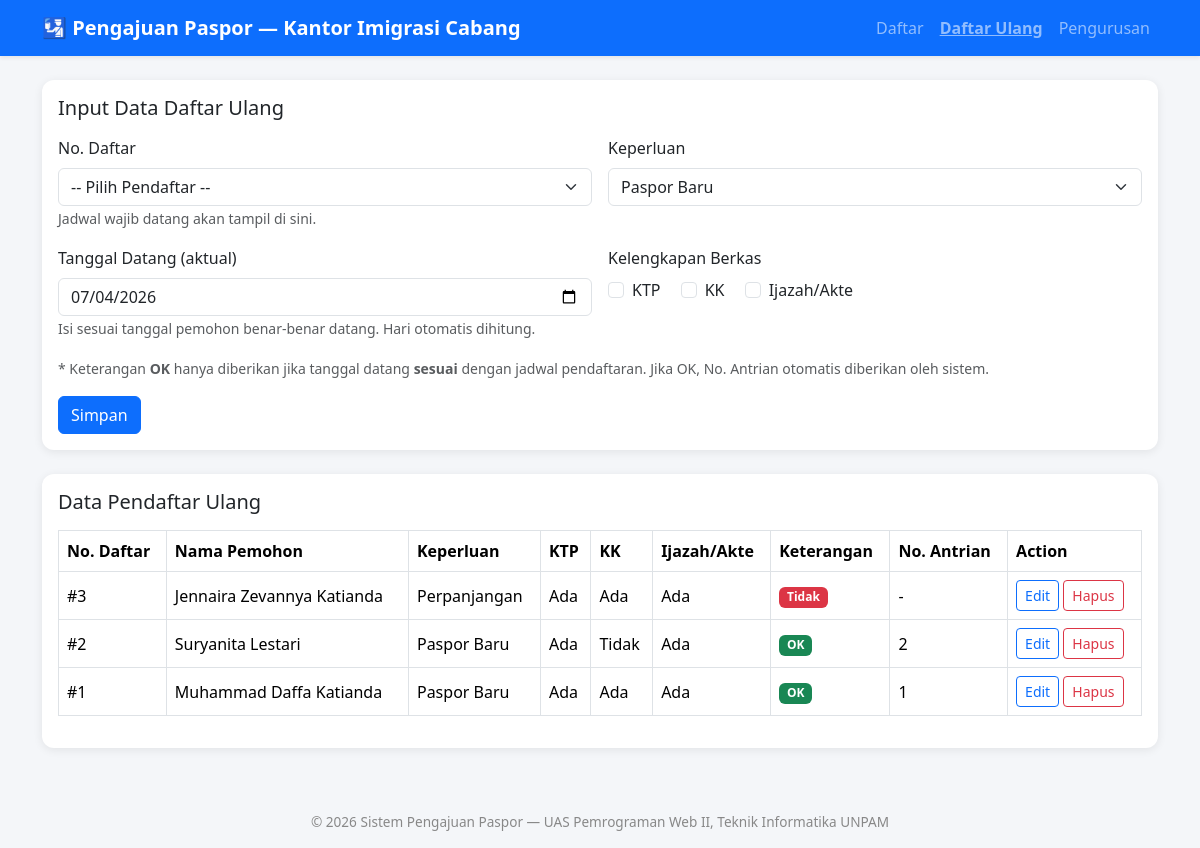
/daftar_ulang.php, run on the app's committed database.
### tables this page shows
CREATE TABLE daftar_ulang (
  no_daftar_ulang   INT AUTO_INCREMENT PRIMARY KEY,
  no_daftar         INT NOT NULL,
  nama_pemohon      VARCHAR(100) NOT NULL,
  hari_daftar_ulang VARCHAR(20) NOT NULL,
  tgl_daftar_ulang  DATE NOT NULL,
  hari_datang       VARCHAR(20) NOT NULL,
  tgl_datang        DATE NOT NULL,
  ktp               ENUM('Ada','Tidak') NOT NULL,
  kk                ENUM('Ada','Tidak') NOT NULL,
  ijazah_akte       ENUM('Ada','Tidak') NOT NULL,
  keperluan         VARCHAR(50) NOT NULL,
  keterangan        ENUM('OK','Tidak') NOT NULL,    
  no_antrian        INT DEFAULT NULL,                
  FOREIGN KEY (no_daftar) REFERENCES pendaftar(no_daftar) ON DELETE CASCADE
);

### daftar_ulang.php (the view, shortened to what this page needs)
<?php
require 'config.php';
$edit_data = null;
$data = mysqli_query($koneksi, "SELECT * FROM daftar_ulang ORDER BY no_daftar_ulang DESC");
include 'includes/header.php';
?>
<div class="card mb-4">
  <div class="card-body">
    <h5 class="card-title mb-3"><?= $edit_data ? 'Ubah Data Daftar Ulang' : 'Input Data Daftar Ulang' ?></h5>
    <form method="POST" class="row g-3">
      <div class="col-md-6">
        <label class="form-label">No. Daftar</label>
        <select name="no_daftar" id="selectPendaftar" class="form-select" required onchange="tampilkanJadwal()">
          <option value="">-- Pilih Pendaftar --</option>
        </select>
        <small class="text-muted" id="infoJadwal">Jadwal wajib datang akan tampil di sini.</small>
      </div>
      <div class="col-md-6">
        <label class="form-label">Keperluan</label>
        <select name="keperluan" class="form-select" required>
          <?php foreach (['Paspor Baru','Perpanjangan','Penggantian'] as $opt): ?>
            <option value="<?= $opt ?>" <?= (($edit_data['keperluan'] ?? '') == $opt) ? 'selected' : '' ?>><?= $opt ?></option>
          <?php endforeach; ?>
        </select>
      </div>
      <div class="col-md-6">
        <label class="form-label">Tanggal Datang (aktual)</label>
        <input type="date" name="tgl_datang" class="form-control" required
               value="<?= $edit_data['tgl_datang'] ?? date('Y-m-d') ?>">
        <small class="text-muted">Isi sesuai tanggal pemohon benar-benar datang. Hari otomatis dihitung.</small>
      </div>
      <div class="col-md-6">
        <label class="form-label d-block">Kelengkapan Berkas</label>
        <div class="form-check form-check-inline">
          <input class="form-check-input" type="checkbox" name="ktp" id="ktp"
            <?= (($edit_data['ktp'] ?? '') == 'Ada') ? 'checked' : '' ?>>
          <label class="form-check-label" for="ktp">KTP</label>
        </div>
        <div class="form-check form-check-inline">
          <input class="form-check-input" type="checkbox" name="kk" id="kk"
            <?= (($edit_data['kk'] ?? '') == 'Ada') ? 'checked' : '' ?>>
          <label class="form-check-label" for="kk">KK</label>
        </div>
        <div class="form-check form-check-inline">
          <input class="form-check-input" type="checkbox" name="ijazah_akte" id="ijazah_akte"
            <?= (($edit_data['ijazah_akte'] ?? '') == 'Ada') ? 'checked' : '' ?>>
          <label class="form-check-label" for="ijazah_akte">Ijazah/Akte</label>
        </div>
      </div>
      <div class="col-12">
        <small class="text-muted">
          * Keterangan <strong>OK</strong> hanya diberikan jika tanggal datang <strong>sesuai</strong> dengan jadwal
          pendaftaran. Jika OK, No. Antrian otomatis diberikan oleh sistem.
        </small>
      </div>
      <div class="col-12">
        <button type="submit" class="btn btn-primary"><?= $edit_data ? 'Update' : 'Simpan' ?></button>
      </div>
    </form>
  </div>
</div>
<div class="card">
  <div class="card-body">
    <h5 class="card-title mb-3">Data Pendaftar Ulang</h5>
    <div class="table-responsive">
      <table class="table table-bordered table-hover align-middle">
        <thead>
          <tr>
            <th>No. Daftar</th>
            <th>Nama Pemohon</th>
            <th>Keperluan</th>
            <th>KTP</th>
            <th>KK</th>
            <th>Ijazah/Akte</th>
            <th>Keterangan</th>
            <th>No. Antrian</th>
            <th>Action</th>
          </tr>
        </thead>
        <tbody>
          <?php if (mysqli_num_rows($data) == 0): ?>
            <tr><td colspan="9" class="text-center text-muted">Belum ada data daftar ulang</td></tr>
          <?php else: ?>
            <?php while ($row = mysqli_fetch_assoc($data)): ?>
              <tr>
                <td>#<?= $row['no_daftar'] ?></td>
                <td><?= htmlspecialchars($row['nama_pemohon']) ?></td>
                <td><?= htmlspecialchars($row['keperluan']) ?></td>
                <td><?= $row['ktp'] ?></td>
                <td><?= $row['kk'] ?></td>
                <td><?= $row['ijazah_akte'] ?></td>
                <td>
                  <span class="badge <?= $row['keterangan']=='OK' ? 'badge-ok' : 'badge-tidak' ?>">
                    <?= $row['keterangan'] ?>
                  </span>
                </td>
                <td><?= $row['no_antrian'] ?? '-' ?></td>
                <td>
                  <a href="daftar_ulang.php?edit=<?= $row['no_daftar_ulang'] ?>" class="btn btn-sm btn-outline-primary">Edit</a>
                  <a href="daftar_ulang.php?hapus=<?= $row['no_daftar_ulang'] ?>" class="btn btn-sm btn-outline-danger"
                     onclick="return confirm('Hapus data ini?')">Hapus</a>
                </td>
              </tr>
            <?php endwhile; ?>
          <?php endif; ?>
        </tbody>
      </table>
    </div>
  </div>
</div>
<?php include 'includes/footer.php'; ?>

### includes/header.php (style rules this page uses)
body { background:#f4f6f9; }
.card { border:none; box-shadow:0 2px 10px rgba(0,0,0,.08); border-radius:12px; }
.table thead { background:#0d6efd; color:#fff; }
.table td, .table th { vertical-align:middle; }
.badge-ok { background:#198754; }
.badge-tidak { background:#dc3545; }

### data on the page
daftar_ulang: no_daftar "3", nama_pemohon "Jennaira Zevannya Katianda", keperluan "Perpanjangan", ktp "Ada", kk "Ada", ijazah_akte "Ada", keterangan "Tidak", no_antrian "-"
daftar_ulang: no_daftar "2", nama_pemohon "Suryanita Lestari", keperluan "Paspor Baru", ktp "Ada", kk "Tidak", ijazah_akte "Ada", keterangan "OK", no_antrian "2"
daftar_ulang: no_daftar "1", nama_pemohon "Muhammad Daffa Katianda", keperluan "Paspor Baru", ktp "Ada", kk "Ada", ijazah_akte "Ada", keterangan "OK", no_antrian "1"

### other printed values
form field keperluan "Paspor Baru"
